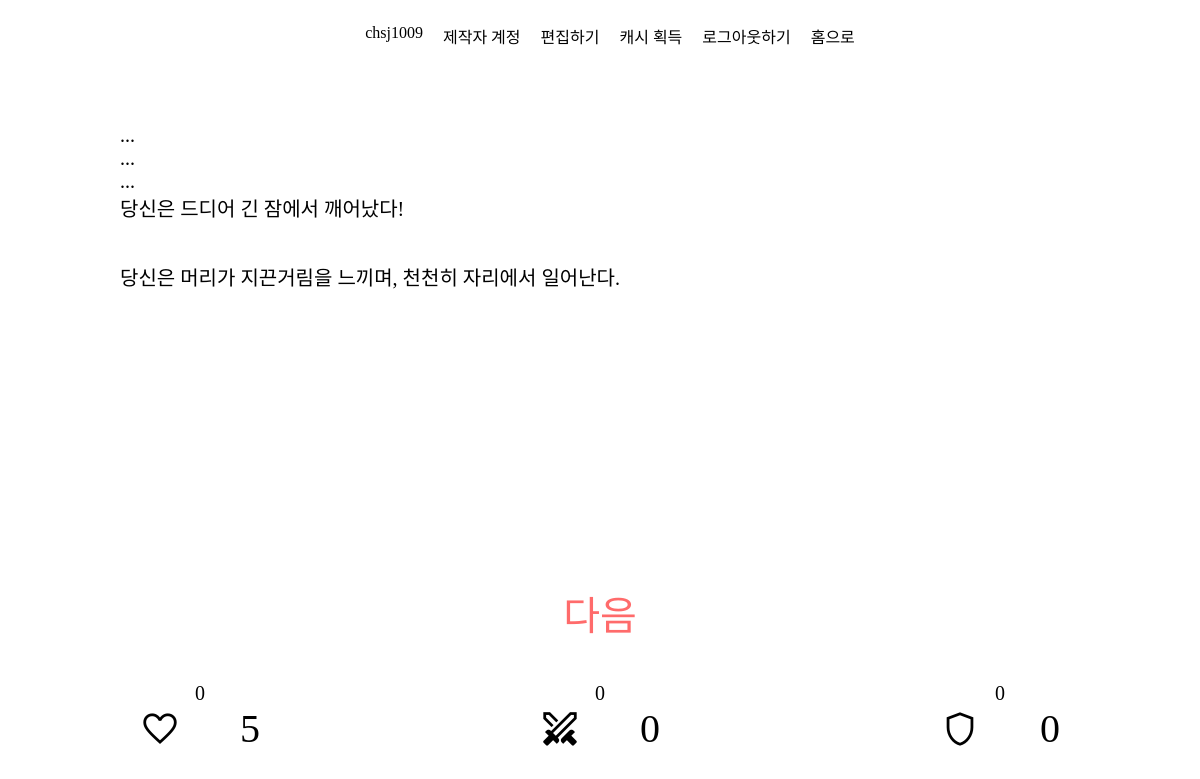
/game/beginning_0 (signed in), run on the app's committed database.
### game/models.py (models this page shows, shortened)
class Storyboard(models.Model):
    storyboard_name = models.CharField(verbose_name='STORYBOARD_NAME', max_length=100, default="")
    content = models.TextField()
    choice_attack = models.CharField(max_length=100, default='')
    choice_defence = models.CharField(max_length=100, default='')
    brave = models.IntegerField(default=0)
    wisdom = models.IntegerField(default=0)
    damage = models.IntegerField(default=0)

class UserStatus(models.Model) :
    user = models.ForeignKey(get_user_model(), on_delete=models.CASCADE, related_name='userStatic')
    hp = models.IntegerField(default=5)
    brave = models.IntegerField(default=0)
    wisdom = models.IntegerField(default=0)
    savepoint = models.CharField(default='beginning_0', max_length=100)

### game/views.py (the view, shortened to what this page needs)
# urls.py: path('', include('game.urls')),
@login_required(login_url='/login')
def game(request, storyboardname) :
    lenboard = Storyboard.objects.filter(storyboard_name=storyboardname)
    if len(lenboard) == 0 :
        messages.error(request, '선택지에 해당하는 스토리보드가 존재하지 않습니다. 홈으로 돌아왔습니다.')
        return redirect('game:home')
    else :
        storyboard = Storyboard.objects.get(storyboard_name=storyboardname)
        localstoryboardbrave = storyboard.brave
        localstoryboardwisdom = storyboard.wisdom
        localdamage = storyboard.damage
        savepoint = storyboard.storyboard_name
        user = request.user
        originaluserstatus = UserStatus.objects.get(user=user)
        localbrave = originaluserstatus.brave
        localwisdom = originaluserstatus.wisdom
        localhp=originaluserstatus.hp
        usersavepoint = originaluserstatus.savepoint
        resultUserStatus = UserStatus.objects.get(user=user)
        resulthp = resultUserStatus.hp
        if resulthp <= 0:
            return redirect('game:result')
        return render(request, "game/game.html", {"storyboard" : storyboard, "userstatus" : resultUserStatus})

### game/templates/game/game.html (shortened to what this page needs)
{% extends 'game/base.html' %}{% load static %}
{% block css %}
<link rel="stylesheet" type="text/css" href="{% static 'game/game.css' %}">
{% endblock css %}
{% block content %}
    <div class="content">
       <p>{{ storyboard.content | linebreaks }}</p>
    </div>
    {% if storyboard.choice_attack != storyboard.choice_defence %}
        <div class="buttonContainer">
            <div class="attackButton">
                <a id="attackButton" href="{% url 'game:game' storyboard.choice_attack %}">공격</a>
            </div>
            <div class="defenceButton">
                <a id="defenceButton" href="{% url 'game:game' storyboard.choice_defence %}">수비</a>
            </div>
        </div>
    {% else %}
    <div class="buttonContainer">
        <div class="attackButton">
            <a id="attackButton" href="{% url 'game:game' storyboard.choice_attack %}">다음</a>
        </div>
    </div>
    {% endif %}
    <nav class="eventContainer">
        <div id="damage">{{ storyboard.damage }}</div>
        <div id="attainedBrave">{{ storyboard.brave }}</div>
        <div id="attainedWisdom">{{ storyboard.wisdom }}</div>
    </nav>
    <nav class="statusContainer">
        <div id="hp">
            <span class="material-symbols-outlined" style="font-size: 40px;">
            </span>
            {{ userstatus.hp }}
        </div>
        <div id="brave">
            <span class="material-symbols-outlined" style="font-size: 40px;">
            </span>
            {{ userstatus.brave }}
        </div>
        <div id="wisdom">
            <span class="material-symbols-outlined" style="font-size: 40px;">
            </span>
            {{ userstatus.wisdom }}
        </div>
    </nav>
{% endblock content%}

### game/templates/game/base.html (shortened to what this page needs)
<!DOCTYPE html>
<html lang="en">
<head>
    {% load static %}
    {% block css %}
    {% endblock css %}
    <link rel="stylesheet" type="text/css" href="{% static 'game/base.css' %}">
</head>
<body>
    <nav id="topMenu">
        <ul class="topMenuContainer">
            {% if user.is_authenticated %}
            <li class="topMenuItem" id="username">{{user.username}}</li>
                {% if user.is_superuser %}
                <li class="topMenuItem" id="superuserAlert">제작자 계정</li>
                <li><a class="topMenuItem" id="list" href="{% url 'game:list' %}">편집하기</a></li>
                <li><a class="topMenuItem" id="cashGain" href="{% url 'shopping:cash' %}">캐시 획득</a></li>
                {% endif %}
            <li><a class="topMenuItem" id="logout" href="{% url 'game:logout' %}">로그아웃하기</a></li>
            {% else %}
            <li><a class="topMenuItem" id="login" href="{% url 'game:login' %}">로그인하기</a></li>
            <li><a class="topMenuItem" id="signup" href="{% url 'game:signup' %}">회원가입하기<a></a></li>
            {% endif %}
            <li><a class="topMenuItem" id="toHome" href="{% url 'game:home' %}">홈으로</a></li>
        </ul>
    </nav>
    {% block content %} {% endblock content %}
</body>
</html>

### game/static/game/game.css (style rules this page uses)
.content { display: flex; align-items:baseline; flex-direction: column; overflow: auto; width:80vw; height:60vh; text-align:left; font-size: 20px; }
.statusContainer { display: flex; justify-content: space-around; flex-wrap: wrap; width: 100%; margin-bottom:5vh; }
.statusContainer div { font-size: 40px; display: flex; justify-content: space-around; width: 15vw; align-items: center; text-align: center; }
.eventContainer { display: flex; justify-content: space-around; bottom:5vh; flex-wrap: wrap; width: 100%; }
.eventContainer div { margin-top : 5vh; font-size: 20px; }
.buttonContainer { display: flex; justify-content: space-around; width: 70vw; margin-top : 5vh; }
.buttonContainer a { text-decoration: none; font-size: 5vh; }
.buttonContainer #attackButton { color : #FF6B6B; }
.buttonContainer #attackButton::after { color: #FF6B6B; }

### game/static/game/base.css (style rules this page uses)
li { list-style-type: none; float: left; margin-right: 20px; }
li a { text-decoration: none; color: black; }
#topMenu { background-color: white; top: 0; display: flex; width: 100%; justify-content: center; }
body { display: flex; flex-direction: column; align-items: center; justify-content: center; height: 100%; margin: 0; }
html { height:100%; }

### data on the page
Storyboard: content "... ... ... 당신은 드디어 긴 잠에서 깨어났다! 당신은 머리가 지끈거림을 느끼며, 천천히 자리에서 일어난다.", damage "0", brave "0", wisdom "0"
UserStatus: hp "5", brave "0", wisdom "0"

### other printed values
{{ user.username }} "chsj1009"
